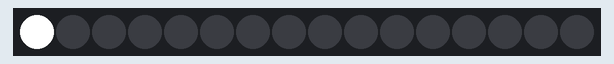
A sketch run on a simulated ATtiny85, built with avr-gcc and run on an emulated ATtiny85. On the bench: 16 RGB LEDs in strip order, left to right.

Above: at 0.1 s.
At 1.6 s:
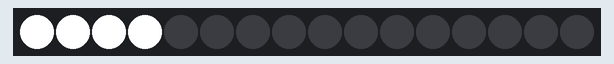
At 2.6 s:
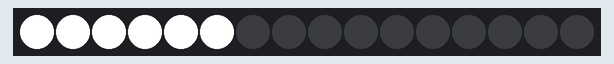
At 3.6 s:
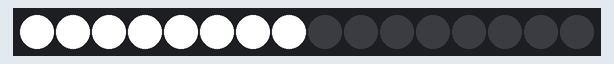
At 5.6 s:
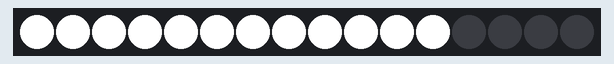
At 7.6 s:
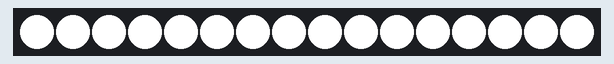

The sketch:

LedStrip.ino
```cpp
#include <Adafruit_NeoPixel.h>
#ifdef __AVR__
 #include <avr/power.h>
#endif

#define PIN        0

#define NUMPIXELS 16

Adafruit_NeoPixel pixels(NUMPIXELS, PIN, NEO_GRBW + NEO_KHZ800);

#define DELAYVAL 500

void setup() {

#if defined(__AVR_ATtiny85__) && (F_CPU == 16000000)
  clock_prescale_set(clock_div_1);
#endif


  pixels.begin();
}

void loop() {
  pixels.clear();

  for(int i=0; i<NUMPIXELS; i++) {

    // pixels.Color() takes RGB values, from 0,0,0 up to 255,255,255
    // Here we're using a moderately bright green color:
    pixels.setPixelColor(i, pixels.Color(0, 0, 0, 255));

    pixels.show();

    delay(DELAYVAL);
  }
}
```

Measured:
- by itself, everything shown: repeats every 8.0 s, in 16 steps
- what the display in image 5 shows lasts 0.5 s, from 7.5 s to 8.0 s
